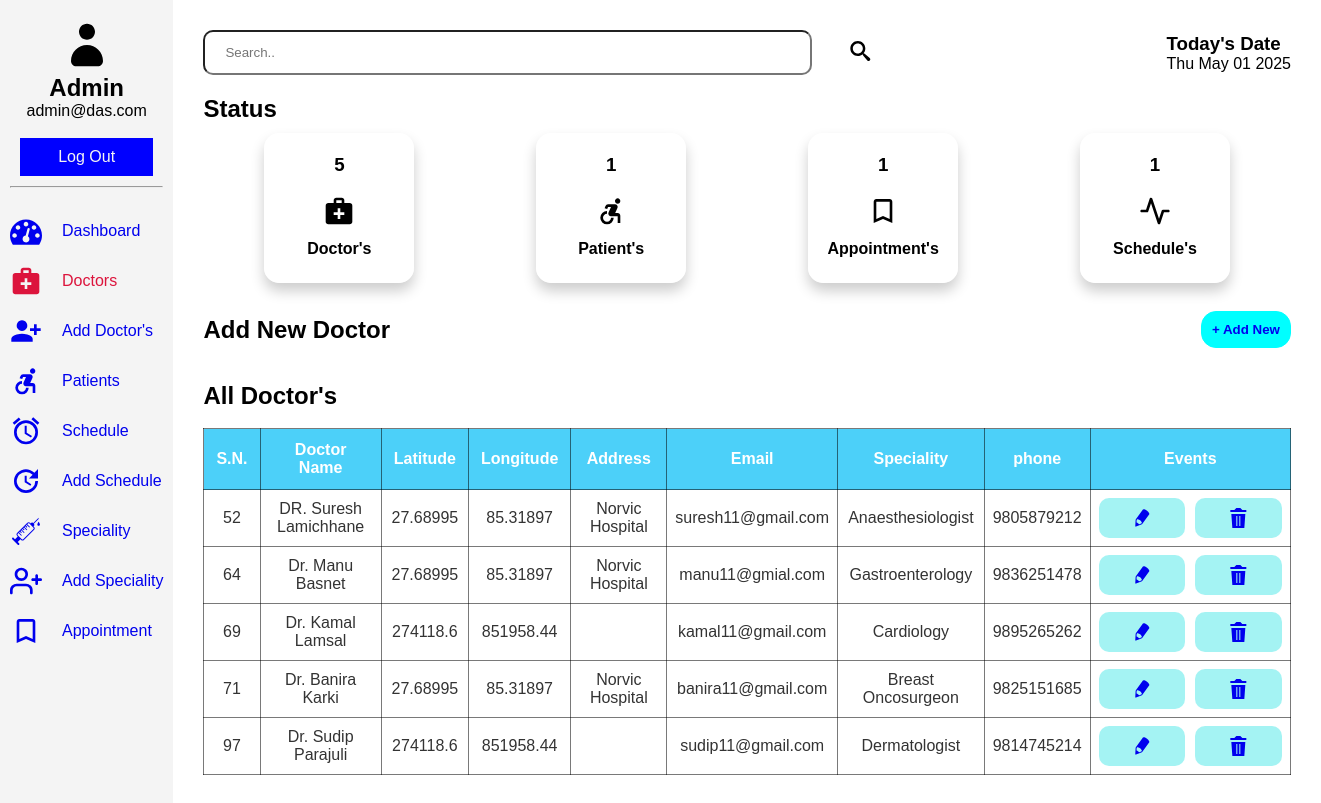
/admin/doctor.php (signed in), run on an earlier commit of the app's database.
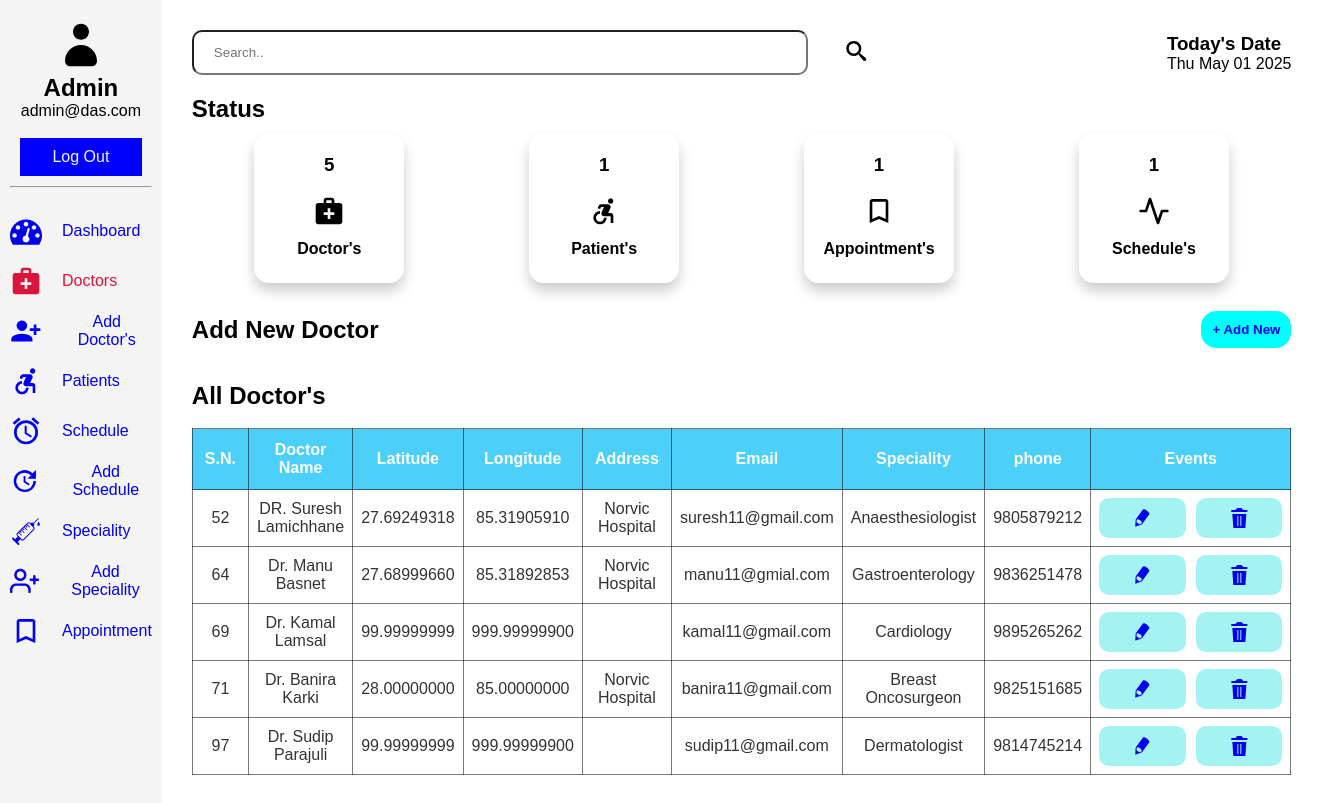
And on a later commit of the database.
### tables this page shows
CREATE TABLE `doctor` (
  `id` int(11) NOT NULL,
  `fname` varchar(60) NOT NULL,
  `latitude` decimal(10,8) NOT NULL,
  `longitude` decimal(11,8) NOT NULL,
  `email` varchar(60) NOT NULL,
  `password` varchar(60) NOT NULL,
  `phone` varchar(60) NOT NULL,
  `address` varchar(255) NOT NULL,
  `image_name` varchar(255) NOT NULL,
  `image_path` varchar(255) NOT NULL,
  `sid` int(11) DEFAULT NULL,
  `created_at` timestamp NULL DEFAULT current_timestamp()
);

CREATE TABLE `specialities` (
  `id` int(11) NOT NULL,
  `title` varchar(60) NOT NULL,
  `description` text NOT NULL,
  `image_name` varchar(60) NOT NULL,
  `image_path` varchar(255) NOT NULL,
  `created_at` timestamp NULL DEFAULT current_timestamp()
);

### admin/doctor.php (the view, shortened to what this page needs)
<?php
    include('../connection.php');
    $keyword = isset($_GET['keyword'])  ? $_GET['keyword'] : NULL ;
    if(isset($keyword)){
        $sql = "SELECT doc.id, doc.fname, doc.longitude, doc.latitude, doc.address, doc.email, doc.phone, sp.title from doctor as doc INNER JOIN specialities as sp ON doc.sid = sp.id where fname like '%$keyword%'";
    }else{
        $sql = "SELECT doc.id, doc.fname, doc.longitude, doc.latitude, doc.address, doc.email, doc.phone, sp.title from doctor as doc INNER JOIN specialities as sp ON doc.sid = sp.id";
    }
    $result = mysqli_query($conn, $sql);
    $useremail = $_SESSION["username_admin"];
    $usql = "SELECT name FROM admin where email='$useremail';";
    $uresult = mysqli_query($conn, $usql);
    $urow = mysqli_fetch_assoc($uresult);
?>
<!DOCTYPE html>
<html lang="en">
<head>
    <link rel="stylesheet" href="../assets/dash1.css">
</head>
<body>
    <section class="dashboard">
        <div class="sidebar">
            <header>
                <svg class="icon icon-user"><use xlink:href="#icon-user"></use></svg>
                <h1><?php echo $urow['name']; ?></h1>
                <p><?php echo "". $_SESSION["username_admin"].""; ?></p><br>
                <a href="../admin/logout.php">Log Out</a>
            </header>
            <hr>
            <div class="sidebar-items">
                <ul>
                    <li><a href="../admin/dash.php"><svg class="icon icon-dashboard"><use xlink:href="#icon-dashboard"></use></svg>Dashboard</a></li>
                    <li class="active"><a href="../admin/doctor.php"><svg class="icon icon-medical_services"><use xlink:href="#icon-medical_services"></use></svg>Doctors</a></li>
                    <li><a href="../admin/add_doctors.php" class="click"><svg class="icon icon-person_add_alt_1"><use xlink:href="#icon-person_add_alt_1"></use></svg>Add Doctor's</a></li>
                    <li><a href="../admin/patients.php"><svg class="icon icon-accessible_forward"><use xlink:href="#icon-accessible_forward"></use></svg>Patients</a></li>
                    <li><a href="../admin/schedule.php"><svg class="icon icon-access_alarms"><use xlink:href="#icon-access_alarms"></use></svg>Schedule</a></li>
                    <li><a href="../admin/add_schedule.php" ><svg class="icon icon-update"><use xlink:href="#icon-update"></use></svg>Add Schedule</a></li>
                    <li><a href="../admin/speciality.php"><svg class="icon icon-injection"><use xlink:href="#icon-injection"></use></svg>Speciality</a></li>
                    <li><a href="../admin/add_speciality.php"><svg class="icon icon-user-plus"><use xlink:href="#icon-user-plus"></use></svg>Add Speciality</a></li>
                    <li><a href="../admin/appoint.php"><svg class="icon icon-bookmark_outline"><use xlink:href="#icon-bookmark_outline"></use></svg>Appointment</a></li>
                </ul>
            </div>
        </div>
        <section class="main">
            <div class="head">
                <form action="#" method="get" class="search-bar">
                    <input type="text" name="keyword" placeholder="Search..">
                    <button type="submit" class="search"><svg class="icon icon-search"><use xlink:href="#icon-search"></use></svg></button>
                </form>
                <div class="date-container">
                    <h1>Today's Date</h1>
                    <p id="date"></p>
                </div>
            </div>
            <div class="status">
                <div class="status-bar">
                    <h2>Status</h2>
                </div>
                <div class="dash-collection">
                    <div class="doc">
                        <?php
                            $dsql = "SELECT * FROM doctor";
                            $dresult = mysqli_query($conn, $dsql);
                            if($drow = mysqli_num_rows($dresult)){
                                echo '<h3>'.$drow.'</h3>';
                            }else{
                                echo '<h3>0</h3>';
                            }
                        ?>
                        <svg class="icon icon-medical_services"><use xlink:href="#icon-medical_services"></use></svg><br>
                        <h4>Doctor's</h4><br>
                    </div>
                    <div class="doc">
                        <?php
                            $psql = "SELECT * FROM patient";
                            $presult = mysqli_query($conn, $psql);
                            if($prow = mysqli_num_rows($presult)){
                                echo '<h3>'.$prow.'</h3>';
                            }else{
                                echo '<h3>0</h3>';
                            }
                        ?>
                        <svg class="icon icon-accessible_forward"><use xlink:href="#icon-accessible_forward"></use></svg><br>
                        <h4>Patient's</h4><br>
                    </div>
                    <div class="doc">
                        <?php
                            $asql = "SELECT * FROM appointment";
                            $aresult = mysqli_query($conn, $asql);
                            if($arow = mysqli_num_rows($aresult)){
                                echo '<h3>'.$arow.'</h3>';
                            }else{
                                echo '<h3>0</h3>';
                            }
                        ?>
                        <svg class="icon icon-bookmark_outline"><use xlink:href="#icon-bookmark_outline"></use></svg><br>
                        <h4>Appointment's</h4><br>
                    </div>
                    <div class="doc">
                        <?php
                            $ssql = "SELECT * FROM schedule";
                            $sresult = mysqli_query($conn, $ssql);
                            if($srow = mysqli_num_rows($sresult)){
                                echo '<h3>'.$srow.'</h3>';
                            }else{
                                echo '<h3>0</h3>';
                            }
                        ?>
                        <svg class="icon icon-activity"><use xlink:href="#icon-activity"></use></svg><br>
                        <h4>Schedule's</h4><br>
                    </div>
                </div>
            </div><br>
            <div class="doctor-info">
                <div class="add">
                    <h2>Add New Doctor</h2>
                    <button><a href="add_doctors.php">+ Add New</a></button>
                </div><br>
                <div class="tabular">
                    <h2>All Doctor's</h2><br>
                    <table class="table-container">
                        <thead>
                            <tr>
                                <th>S.N.</th>
                                <th>Doctor Name</th>
                                <th>Latitude</th>
                                <th>Longitude</th>
                                <th>Address</th>
                                <th>Email</th>
                                <th>Speciality</th>
                                <th>phone</th>
                                <th>Events</th>
                            </tr>
                        </thead>
                        <tbody>
                            <tr>
                                <?php
                                    while($row = mysqli_fetch_assoc($result)){
                                ?>
                                    <td><?php echo $row['id'] ?></td>
                                    <td><?php echo $row['fname'] ?></td>
                                    <td><?php echo $row['latitude'] ?></td>
                                    <td><?php echo $row['longitude'] ?></td>
                                    <td><?php echo $row['address'] ?></td>
                                    <td><?php echo $row['email'] ?></td>
                                    <td><?php echo $row['title'] ?></td>
                                    <td><?php echo $row['phone'] ?></td>
                                    <td class="event">
                                        <button><a href="../admin/doctor/update.php?updateid=<?php echo $row['id']; ?>"><svg class="icon icon-pencil"><use xlink:href="#icon-pencil"></use></svg></a></button>
                                        <button><a href="../admin/doctor/delete.php?deleteid=<?php echo $row['id']; ?>"><svg class="icon icon-trash"><use xlink:href="#icon-trash"></use></svg></a></button>
                                    </td>
                            </tr>
                                <?php
                                    }
                                ?>
                        </tbody>
                    </table>
                </div>
            </div>
        </section>
    </section>
</body>
</html>

### assets/dash1.css (style rules this page uses)
* { margin: 0; padding: 0; box-sizing: border-box; }
body { font-family: Arial, sans-serif; }
.dashboard { display: grid; grid-template-columns: auto 2fr; grid-template-rows: auto 1fr; grid-template-areas: "header header" "sidebar main"; height: 100vh; }
.dashboard a { text-decoration: none; display: flex; gap: 20px; text-align: center; align-items: center; justify-content: center; }
header { grid-area: header; color: #000000; padding: 10px; text-align: center; }
header a { padding: 8px; }
header p { display: flex; text-align: center; align-items: center; justify-content: center; }
.sidebar { grid-area: sidebar; background: #f4f4f4; padding: 10px; height: auto; position: relative; }
.sidebar header>a { border: 2px solid blue; color: #f4f4f4; background-color: blue; }
.sidebar-items ul { display: inline; margin: 20px; text-align: center; text-decoration: none; justify-content: space-between; }
.sidebar-items li { display: flex; text-align: center; align-items: center; list-style: none; justify-content: space-between; }
li.active a { color: crimson; }
.main { grid-area: main; margin: 10px; padding: 20px; }
.head { display: flex; width: 100%; text-align: center; align-items: center; justify-content: space-between; }
.head h1, p { display: block; text-align: start; align-items: center; }
.search-bar { width: 70%; height: 45px; display: flex; gap: 5px; }
.search-bar input { padding: 20px; width: 80%; border-radius: 10px; }
.search-bar button { border: none; background-color: transparent; }
.date-container { text-align: center; }
.banner>h2, h3 { padding: 10px; }
.status { display: block; margin-top: 20px; }
.status .status-bar h2 { font-size: 200; }
.dash-collection { display: flex; flex-wrap: wrap; text-align: center; justify-content: space-around; }
.dash-collection .doc { border: 1px solid rgb(255, 255, 255); border-radius: 15px; box-shadow: 0 8px 14px 0 rgba(0,0,0,0.2); height: 150px; width: 150px; margin: 10px; padding: 10px; }
.tabular { background: #fff; margin-top: 1rem; }
.table-container { width: 100%; text-align: center; }
thead { background-color: rgb(76, 208, 249); color: #fff; }
th, td, thead, tr, table { border: 1px solid rgba(0, 0, 0, 0.525); border-collapse: collapse; }
th { padding: 12px; font-size: 16px; }
td { padding: 8px; color: #333; }
.doctor-info .add { display: flex; justify-content: space-between; text-align: center; align-items: center; font-size: 200; }
.add button { display: flex; padding: 10px; color: #fff; background-color: aqua; border: 1px solid aqua; border-radius: 15px; font-weight: bold; }
.event { display: flex; gap: 10px; border: none; justify-content: center; }
.table-container td>button { border: none; border-radius: 10px; background-color: rgba(136, 240, 240, 0.76); display: inline; text-align: center; }
.date-group label, input, button { padding: 10px; border-radius: 5px; }
.icon { display: inline-block; width: 70px; height: 50px; stroke-width: 0; stroke: currentColor; fill: currentColor; }
.icon-user { width: 2em; }
.icon-dashboard, .icon-medical_services, .icon-accessible_forward, .icon-access_alarms, .icon-bookmark_outline, .icon-activity, .icon-person_add_alt_1, .icon-add_alarm, .icon-text-document, .icon-cog, .icon-upload, .icon-user-plus, .icon-update, .icon-injection, .icon-checkmark, .icon-location { width: 2em; }
.icon-eye, .icon-trash, .icon-pencil, .icon-search, .icon-check-circle, .icon-checkmark, .icon-bars { width: 5em; height: 1.5em; }

What changed in the data, as far as the page shows it:
changed doctor "DR. Suresh Lamichhane": latitude "27.68995" → "27.69249318"; longitude "85.31897" → "85.31905910"
changed doctor "Dr. Manu Basnet": latitude "27.68995" → "27.68999660"; longitude "85.31897" → "85.31892853"
changed doctor "Dr. Kamal Lamsal": latitude "274118.6" → "99.99999999"; longitude "851958.44" → "999.99999900"
changed doctor "Dr. Banira Karki": latitude "27.68995" → "28.00000000"; longitude "85.31897" → "85.00000000"
changed doctor "Dr. Sudip Parajuli": latitude "274118.6" → "99.99999999"; longitude "851958.44" → "999.99999900"
